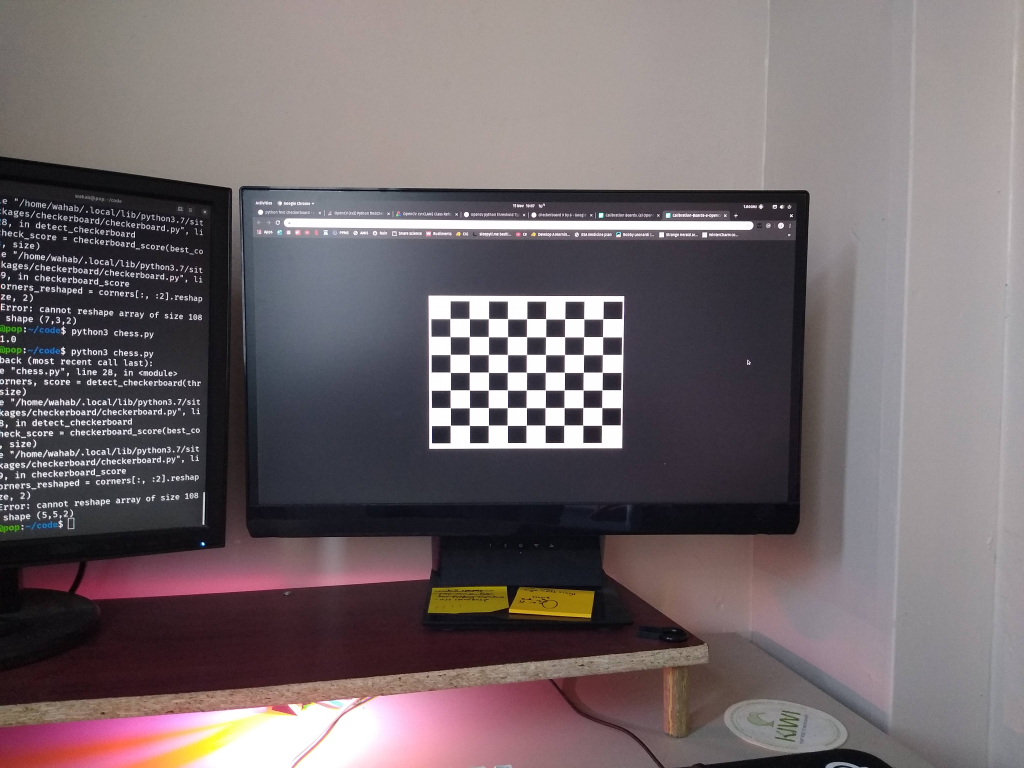
#> input picture Photos/im1.jpg, 4096 x 3072 px, given in place of control1frame1.jpg, which was not available (shown at 1/4 size)
$ python edge.py
#> lines starting #> are read from the running program, lines starting #| are printed output that depends on the picture; after the words box and inside, x2 and y2 are one past the last pixel; in counts of white or black regions, pixels touching at a corner belong together; pictures that were not available may be replaced by others from this repository, and a replacement may not be noted
#> further down, img is the input picture: shape (3072, 4096, 3); mean B, G, R 107.7, 104.5, 114.9
from pyimagesearch.transform import four_point_transform
from skimage.filters import threshold_local
import matplotlib.pyplot as plt
import numpy as np
import argparse
import imutils
import cv2

def cropFloor(img):
    gray = cv2.cvtColor(img, cv2.COLOR_BGR2GRAY)
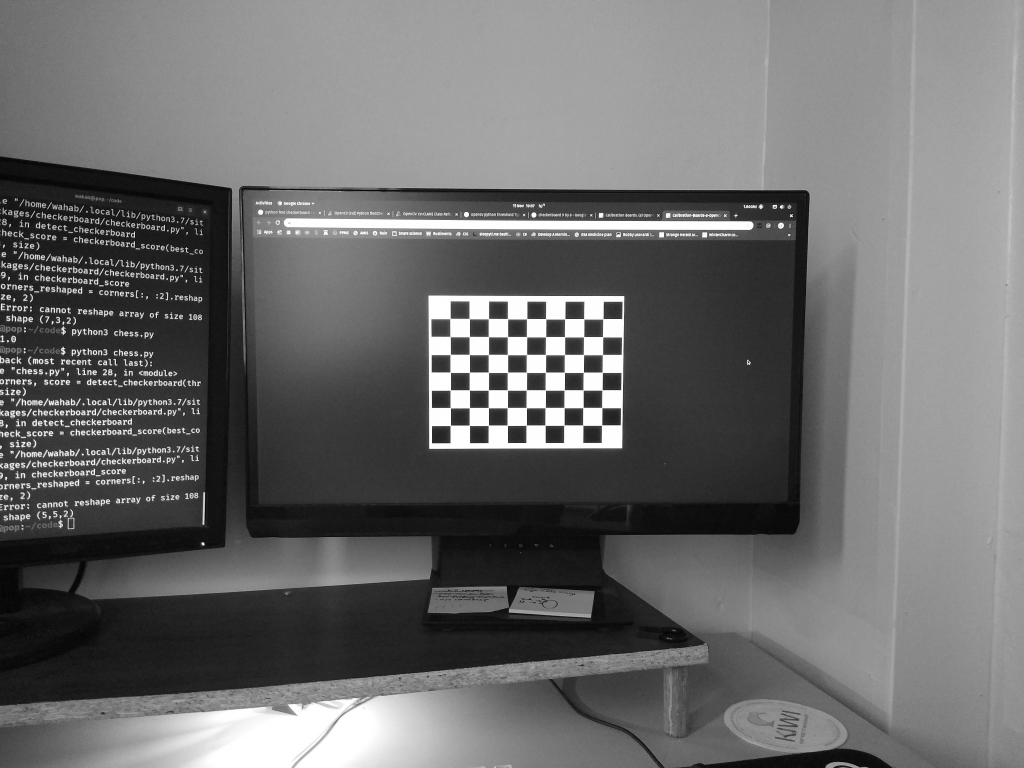
#> gray: shape (3072, 4096) (shown at 1/4 size); min 0, max 255, mean 108
    template = cv2.imread('/home/wahab/Data/template.jpg', 0)
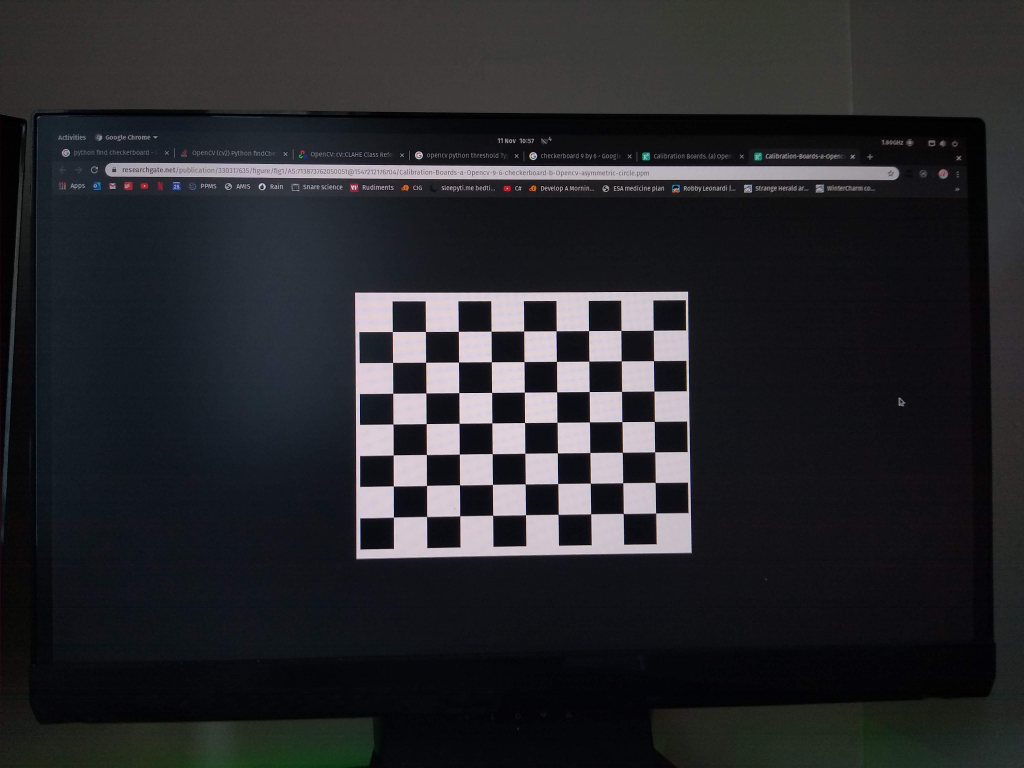
#> input picture Photos/im2.jpg, 4096 x 3072 px, given in place of template.jpg, which was not available (shown at 1/4 size)
#> template: shape (3072, 4096); min 0, max 252, mean 39.9
    template = template.astype(np.uint8)

    x, y = template.shape[::-1]
#> x = 4096; y = 3072

    res = cv2.matchTemplate(gray, template, cv2.TM_CCOEFF)
#> res = [1.89e+09]
    min_val, max_val, min_loc, max_loc = cv2.minMaxLoc(res)
#> min_val = 1.89e+09; max_val = 1.89e+09; min_loc = (0, 0); max_loc = (0, 0)

    top_left = max_loc
#> top_left = (0, 0)
    bottom_right = (top_left[0] + x, top_left[1] + y)
#> bottom_right = (4096, 3072)

    cv2.rectangle(gray, top_left, bottom_right, 255, 2)
    cropped = img[top_left[1]:bottom_right[1], top_left[0]:bottom_right[0]]
    return cropped

def slope(point1, point2):
	m = (point2[1] - point1[1])/(point2[0] - point1[0])
	return m

def getC(point, m):
	c =  point[1] - (m * point[0])
	return c

def line_intersection(line1, line2):
    xdiff = (line1[0][0] - line1[1][0], line2[0][0] - line2[1][0])
    ydiff = (line1[0][1] - line1[1][1], line2[0][1] - line2[1][1])

    def det(a, b):
        return a[0] * b[1] - a[1] * b[0]

    div = det(xdiff, ydiff)
    if div == 0:
       raise Exception('lines do not intersect')

    d = (det(*line1), det(*line2))
    x = det(d, xdiff) / div
    y = det(d, ydiff) / div
    return [x, y]


img = cv2.imread('../Data/control1frame1.jpg')
img = cropFloor(img)
img = cv2.cvtColor(img, cv2.COLOR_RGB2BGR)
gray = cv2.cvtColor(img, cv2.COLOR_BGR2GRAY)
gray = gray.astype('uint8')

blurred = cv2.GaussianBlur(gray, (7, 7), 0)
thresh = cv2.threshold(blurred, 90, 255, cv2.THRESH_BINARY)[1]
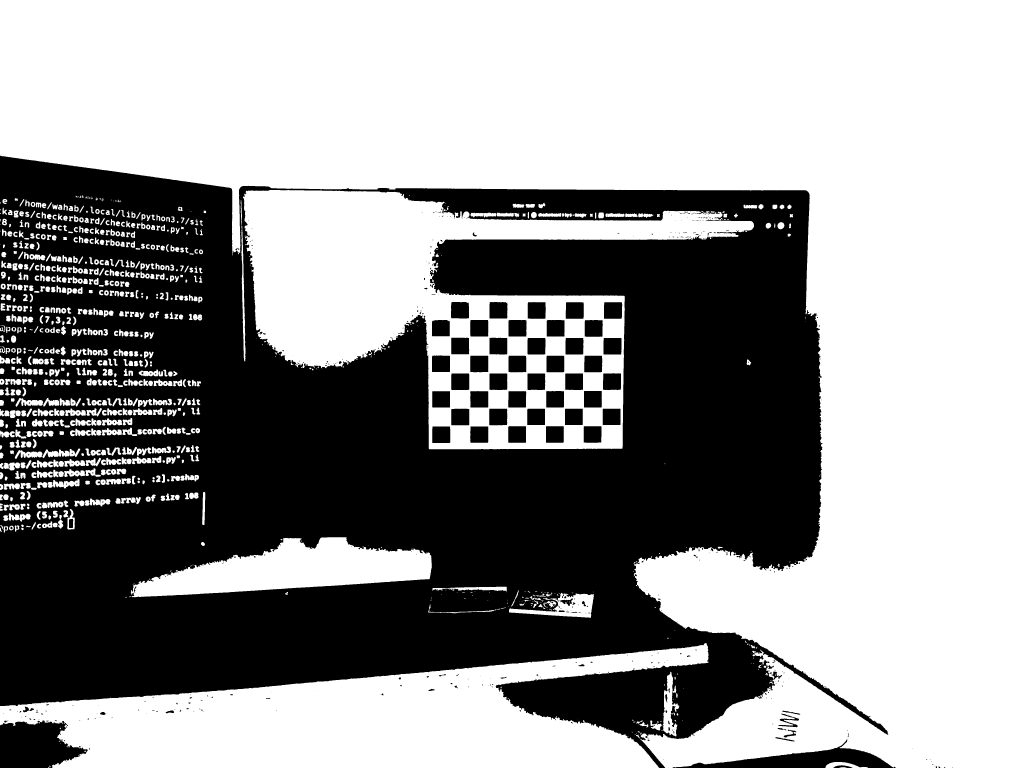
#> thresh: shape (3072, 4096) (shown at 1/4 size); 58.7% white; 613 black regions (363 under 20 px), largest, box (x1, y1, x2, y2) and area: (0, 623, 3554, 3072) 4907539, (0, 2882, 351, 3072) 48398, (2689, 2958, 3574, 3072) 35834
edged = cv2.Canny(thresh, 2, 2)
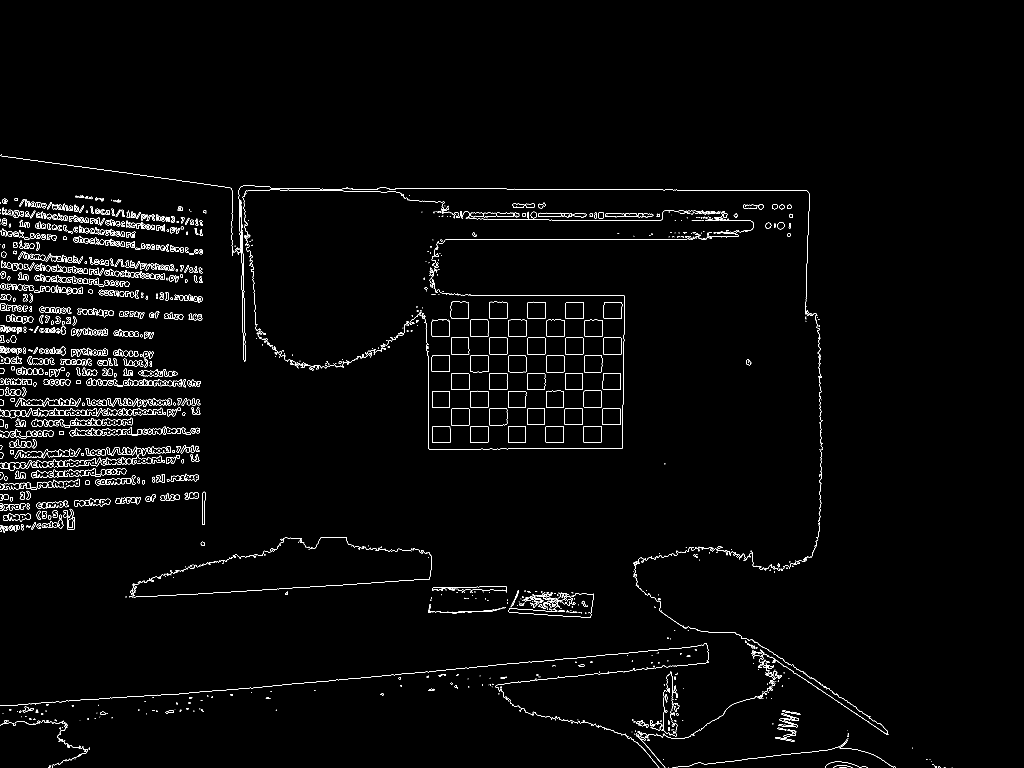
#> edged: shape (3072, 4096) (shown at 1/4 size); 1% white in thin lines or dots, all inside (x1, y1, x2, y2) = (0, 617, 3810, 3072)

'''
plt.subplot(121)
plt.imshow(img, cmap = 'gray')
plt.title('Original'), plt.xticks([]), plt.yticks([])
plt.subplot(122)
plt.imshow(thresh, cmap = 'gray')
plt.title('threshold'), plt.xticks([]), plt.yticks([])
plt.show()
plt.subplot(121)
plt.imshow(img, cmap = 'gray')
plt.title('Original'), plt.xticks([]), plt.yticks([])
plt.subplot(122)
plt.imshow(edged, cmap = 'gray')
plt.title('Edgy'), plt.xticks([]), plt.yticks([])
plt.show()
'''

# find the contours in the edged image, keeping only the
# largest ones, and initialize the screen contour
cnts = cv2.findContours(edged.copy(), cv2.RETR_LIST, cv2.CHAIN_APPROX_SIMPLE)
#> cnts = 3071 contours, 1534 with area under 20; largest, box (x1, y1, x2, y2) and area: (2415, 1208, 2489, 1275) 4736, (2415, 1208, 2489, 1275) 4734, (1728, 1705, 1801, 1772) 4734, (1804, 1493, 1877, 1560) 4732, (1728, 1705, 1801, 1772) 4732
cnts = imutils.grab_contours(cnts)
cnts = sorted(cnts, key = cv2.contourArea, reverse = True)[:5]
#> cnts = 5 contours; box (x1, y1, x2, y2) and area: (2415, 1208, 2489, 1275) 4736, (2415, 1208, 2489, 1275) 4734, (1728, 1705, 1801, 1772) 4734, (1804, 1493, 1877, 1560) 4732, (1728, 1705, 1801, 1772) 4732
# loop over the contours
for c in cnts:
	# approximate the contour
	peri = cv2.arcLength(c, True)
	approx = cv2.approxPolyDP(c, 0.02 * peri, True)
	# if our approximated contour has four points, then we
	# can assume that we have found our screen
	if len(approx) == 4:
		screenCnt = approx
		break
#> this loop made 1 pass
#> (peri, screenCnt) on pass 1: (272.7, [[2417, 1209], [2416, 1274], [2486, 1273], [2487, 1209]])

# show the contour (outline) of the piece of paper
img2 = img.copy()
cv2.drawContours(img2, [screenCnt], -1, (0, 255, 0), 2)

plt.subplot()
plt.imshow(img2, cmap = 'gray')
plt.title('Contour'), plt.xticks([]), plt.yticks([])
plt.show()


#Make into a rectangle
#Create line paralell to the top line but draw it on bottom of contour

top_left = 		screenCnt[0][0]
#> top_left = [2417, 1209]
bottom_left = 	screenCnt[1][0]
#> bottom_left = [2416, 1274]
bottom_right =  screenCnt[2][0]
#> bottom_right = [2486, 1273]
top_right = 	screenCnt[3][0]
#> top_right = [2487, 1209]
new_line_left = (bottom_left[0] - 10, bottom_left[1] - 10)
#> new_line_left = (2406, 1264)

m = slope(top_left, top_right)
#> in slope, `m = (point2[1] - point1[1])/(point2[0] - point1[0])`: m = 0
#> m = 0
c = getC(new_line_left, m)
#> in getC, `c =  point[1] - (m * point[0])`: c = 1264
#> c = 1264
if m == 0:
	print("ERROR: M IS ZERO!!!!!!!!")

new_line_right_y = 	(m * (bottom_right[0] + 20)) + c
#> new_line_right_y = 1264
new_line_right_x = 	(new_line_right_y - c) / m
#> new_line_right_x = nan
#> (the run stopped early here; a loop or call above may not have finished)
